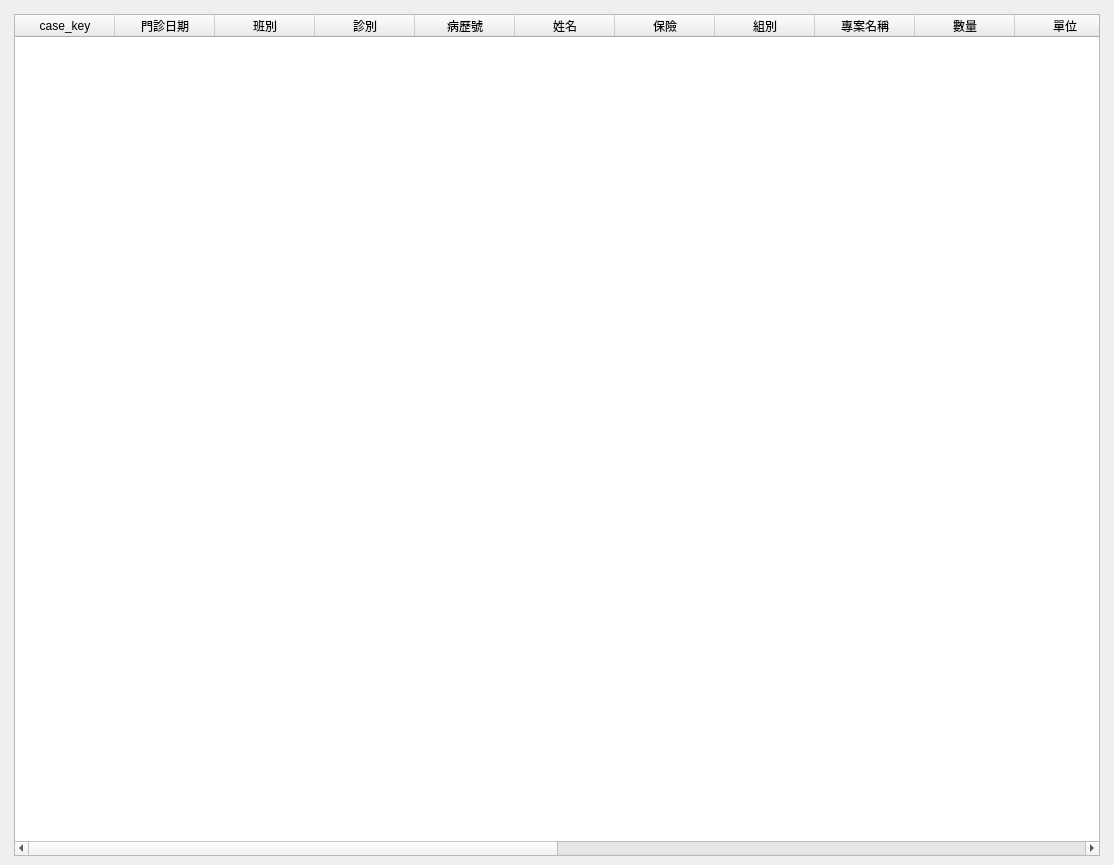
<?xml version="1.0" encoding="UTF-8"?>
<ui version="4.0">
 <class>WindowStatisticsDoctorCommission</class>
 <widget class="QMainWindow" name="WindowStatisticsDoctorCommission">
  <property name="geometry">
   <rect>
    <x>0</x>
    <y>0</y>
    <width>1114</width>
    <height>865</height>
   </rect>
  </property>
  <property name="windowTitle">
   <string>醫師銷售業績統計</string>
  </property>
  <widget class="QWidget" name="centralwidget">
   <layout class="QHBoxLayout" name="horizontalLayout">
    <item>
     <layout class="QVBoxLayout" name="verticalLayout">
      <property name="leftMargin">
       <number>5</number>
      </property>
      <property name="topMargin">
       <number>5</number>
      </property>
      <property name="rightMargin">
       <number>5</number>
      </property>
      <item>
       <widget class="QTableWidget" name="tableWidget_self_prescript">
        <property name="editTriggers">
         <set>QAbstractItemView::NoEditTriggers</set>
        </property>
        <property name="alternatingRowColors">
         <bool>true</bool>
        </property>
        <property name="selectionMode">
         <enum>QAbstractItemView::SingleSelection</enum>
        </property>
        <property name="selectionBehavior">
         <enum>QAbstractItemView::SelectRows</enum>
        </property>
        <column>
         <property name="text">
          <string>case_key</string>
         </property>
        </column>
        <column>
         <property name="text">
          <string>門診日期</string>
         </property>
        </column>
        <column>
         <property name="text">
          <string>班別</string>
         </property>
        </column>
        <column>
         <property name="text">
          <string>診別</string>
         </property>
        </column>
        <column>
         <property name="text">
          <string>病歷號</string>
         </property>
        </column>
        <column>
         <property name="text">
          <string>姓名</string>
         </property>
        </column>
        <column>
         <property name="text">
          <string>保險</string>
         </property>
        </column>
        <column>
         <property name="text">
          <string>組別</string>
         </property>
        </column>
        <column>
         <property name="text">
          <string>專案名稱</string>
         </property>
        </column>
        <column>
         <property name="text">
          <string>數量</string>
         </property>
        </column>
        <column>
         <property name="text">
          <string>單位</string>
         </property>
        </column>
        <column>
         <property name="text">
          <string>單價</string>
         </property>
        </column>
        <column>
         <property name="text">
          <string>藥日</string>
         </property>
        </column>
        <column>
         <property name="text">
          <string>實收金額</string>
         </property>
        </column>
        <column>
         <property name="text">
          <string>產品抽成</string>
         </property>
        </column>
        <column>
         <property name="text">
          <string>折扣</string>
         </property>
        </column>
        <column>
         <property name="text">
          <string>抽成率</string>
         </property>
        </column>
        <column>
         <property name="text">
          <string>抽成金</string>
         </property>
        </column>
        <column>
         <property name="text">
          <string>銷售醫師</string>
         </property>
        </column>
        <column>
         <property name="text">
          <string>批價人員</string>
         </property>
        </column>
       </widget>
      </item>
     </layout>
    </item>
   </layout>
  </widget>
  <widget class="QMenuBar" name="menubar">
   <property name="geometry">
    <rect>
     <x>0</x>
     <y>0</y>
     <width>1114</width>
     <height>25</height>
    </rect>
   </property>
  </widget>
  <action name="action_export_excel">
   <property name="icon">
    <iconset>
     <normaloff>../icons/document-export.svg</normaloff>../icons/document-export.svg</iconset>
   </property>
   <property name="text">
    <string>匯出Excel</string>
   </property>
  </action>
 </widget>
 <resources/>
 <connections/>
</ui>
